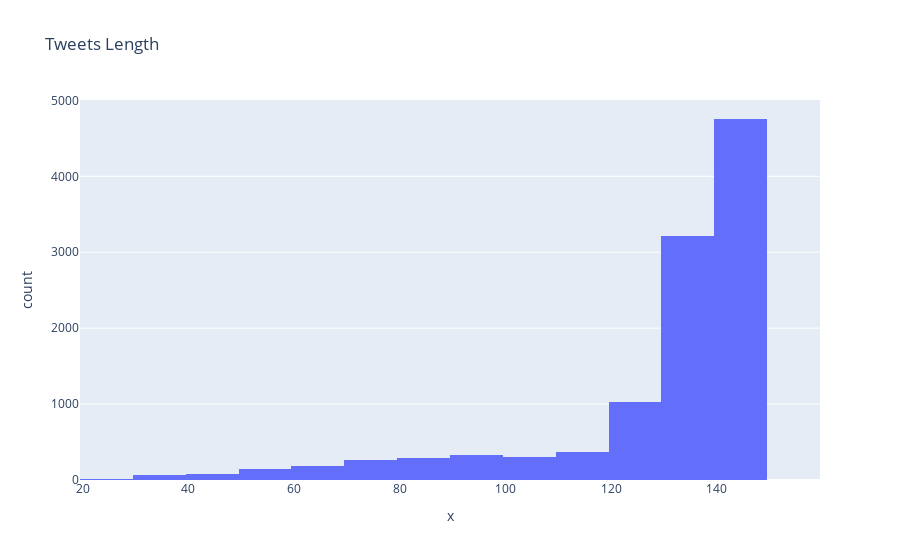

The cell this chart's notebook holds for it:
### Markdown cell above
**Visualise the Data**

In this step we'll use a histograph to display the tweet lengths, a countplot for the number of verified and unverfied users, a correlation graph, a histograph displaying the number of tweets per month, and a scatterplot that displays the amount of tweets that have been saved and shared by users.

### Code cell
import plotly.express as px # PLOTLY EXPRESS (PX) IS AN IMPORT FOR GENERATING DETAILED GRAPHS

# HISTOGRAPH TO SHOW THE LENGTHS OF THE TWEETS
fig = px.histogram(dataset, x=dataset['text'].str.len(),nbins=15,title='Tweets Length')
fig

### Figure 1 — Plotly figure (JSON) as saved in the notebook; plotly's stock layout.template omitted (floating-point values rounded to 4 significant figures; data arrays with more than 128 entries replaced by an {"elided": "..."} marker saying what was removed)
{"data": [{"alignmentgroup": "True", "bingroup": "x", "hovertemplate": "x=%{x}<br>count=%{y}<extra></extra>", "legendgroup": "", "marker": {"color": "#636efa", "pattern": {"shape": ""}}, "name": "", "nbinsx": 15, "offsetgroup": "", "orientation": "v", "showlegend": false, "type": "histogram", "x": {"elided": "11020 int values"}, "xaxis": "x", "yaxis": "y"}], "layout": {"barmode": "relative", "legend": {"tracegroupgap": 0}, "title": {"text": "Tweets Length"}, "xaxis": {"anchor": "y", "domain": [0, 1], "title": {"text": "x"}}, "yaxis": {"anchor": "x", "domain": [0, 1], "title": {"text": "count"}}}}
